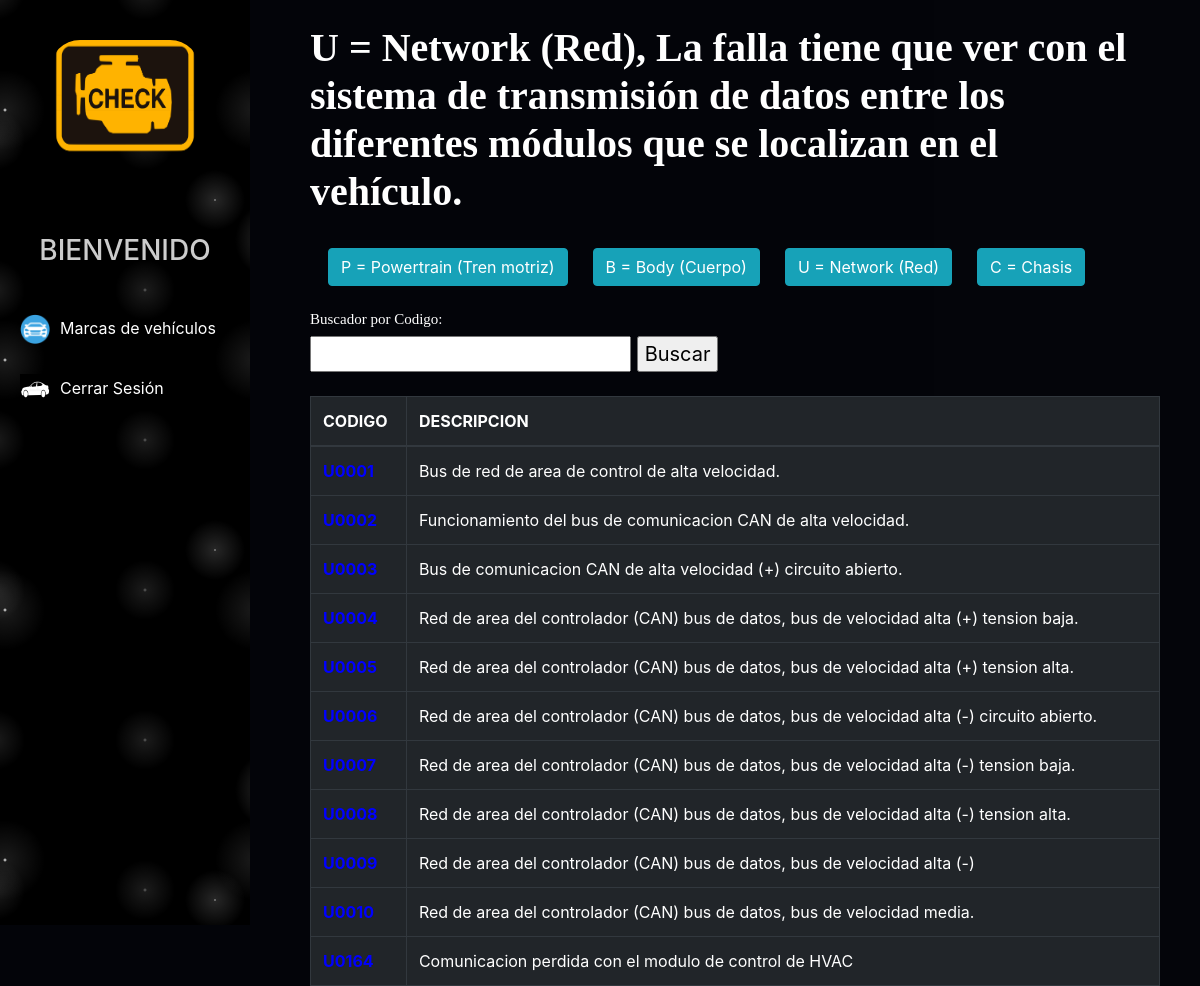
The app's page /obd2/u.php with its own data.
### tables this page shows
CREATE TABLE IF NOT EXISTS `u` (
  `id` int(11) NOT NULL AUTO_INCREMENT,
  `codigo` varchar(50) DEFAULT NULL,
  `descripcion` varchar(300) DEFAULT NULL,
  PRIMARY KEY (`id`)
);

### obd2/buscar_u.php (called while the page is built, shortened)
<?php
include '../conexion.php';
$buscar=$_POST['buscar'];
$SQL_READ= "SELECT * FROM u WHERE (codigo LIKE '%" .$buscar."%') ORDER BY codigo ASC ";
$sql_query= mysqli_query($conex,$SQL_READ);
?>

### obd2/u.php (the view, shortened to what this page needs)
<!DOCTYPE html>
<html lang="en">
<head>
    <link rel="stylesheet" href="../../css/catalogo1.css">
    <link rel="stylesheet" href="../css/adm1.css">
    <link rel="stylesheet" href="https://maxcdn.bootstrapcdn.com/bootstrap/4.0.0/css/bootstrap.min.css">
</head>
<body>
<div class="sidebar">
        <center>
            <img src="../img/logo.png" class="profile_image" alt="">
            <h2></h2><br/>
            <h3> BIENVENIDO</h3>
        </center>
        <a href="../usuario/u_modelo.php"><i><img src="../img/iconos/2.png" width="30" height="30" alt=""></i><span>Marcas de vehículos</span></a>
        <a href="../login.php"><i><img src="../img/iconos/1.jpg" width="30" height="30" alt=""></i><span>Cerrar Sesión</span></a>
    </div>
    <div class="content">
        <div class="informacion">
        <h1>U = Network (Red), La falla tiene que ver con el sistema de transmisión de datos entre los diferentes módulos que se localizan en el vehículo.</h1><br/>
        <div class="reportes" style="display:flex">
      <a href="p.php">
      <button type="submit" style="margin-right:25px;" class="btn btn-info">P = Powertrain (Tren motriz)</button>
        </a>
      <a href="b.php">
      <button type="submit" style="margin-right:25px;" class="btn btn-info">B = Body (Cuerpo)</button></a>
      <a href="u.php">
      <button type="submit" style="margin-right:25px;" class="btn btn-info">U = Network (Red)</button>
        </a>
      <a href="c.php">
      <button type="submit" style="margin-right:25px;" class="btn btn-info">C = Chasis</button>
        </a>
        </div><br/>
        <h2>Buscador por Codigo:</h2>
        <form action="u.php" method="POST" autocomplete="off">
          <input type="text" name="buscar">
          <input type="submit" value="Buscar">
        </form><br/>
      <table class="table table-bordered table-dark">
        <thead>
          <tr>
            <th scope="col">CODIGO</th>
            <th scope="col">DESCRIPCION</th>
          </tr>
        </thead>
        <tbody>
          <?php
          include 'buscar_u.php';
          while($row = mysqli_fetch_array($sql_query)) {
          ?>
          <tr>
          <td>
                <b><a style="text-decoration: none; color: blue;" href="u_descripcion.php?id=<?php echo $row['id']; ?>"><?= $row['codigo']?></a></b>
            </td>
            <td><?= $row['descripcion']?></td>
          </tr>
          <?php } ?>
        </tbody>
      </table>
    </div>
    </div>
</body>
</html>

### css/catalogo1.css (style rules this page uses)
body { margin: 0; padding: 0; font-family: "Roboto", sans-serif; background: url(../img/2.jpg)no-repeat; background-size: 10000vh; background-position: cover; }
.sidebar { background-color:black; background-image: radial-gradient(white, rgba(255,255,255,.2) 2px, transparent 40px), radial-gradient(white, rgba(255,255,255,.15) 1px, transparent 30px), radial-gradient(white, rgba(255,255,255,.1) 2px, transparent 40px), radial-gradient(rgba(255,255,255,.4), rgba(255,255,255,.1) 2px, transparent 30px); background-size: 550px 550px, 350px 350px, 250px 250px, 150px 150px; background-position: 0 0, 40px 60px, 130px 270px, 70px 100px; margin-top: -35px; padding: 10px 30px 0px -30px; position: fixed; left: 0; width: 250px; height: 120vh; }
.sidebar .profile_image { width: 150px; height: 150px; margin-bottom: 15px; margin-top: 45px; }
.sidebar h3 { color: #ccc; margin-top: 0; margin-bottom: 30px; }
.sidebar a { color: #fff; display: block; width: 90%; line-height: 60px; text-decoration: none; padding-left: 20px; box-sizing: border-box; transition: 0.5s; transition-property: background; }
.sidebar i { padding-right: 10px; }

### css/adm1.css (style rules this page uses)
body { margin: 0; padding: 0; font-family: "Roboto", sans-serif; background: url(../img/2.jpg)no-repeat; background-size: 10000vh; background-position: cover; }
.sidebar { background-color:black; background-image: radial-gradient(white, rgba(255,255,255,.2) 2px, transparent 40px), radial-gradient(white, rgba(255,255,255,.15) 1px, transparent 30px), radial-gradient(white, rgba(255,255,255,.1) 2px, transparent 40px), radial-gradient(rgba(255,255,255,.4), rgba(255,255,255,.1) 2px, transparent 30px); background-size: 550px 550px, 350px 350px, 250px 250px, 150px 150px; background-position: 0 0, 40px 60px, 130px 270px, 70px 100px; margin-top: -35px; padding: 10px 30px 0px -30px; position: fixed; left: 0; width: 250px; height: 120vh; }
.sidebar .profile_image { width: 150px; height: 150px; border-radius: 30px; margin-bottom: 15px; margin-top: 75px; }
.sidebar h3 { color: #ccc; margin-top: 0; margin-bottom: 30px; }
.sidebar a { color: #fff; display: block; width: 90%; line-height: 60px; text-decoration: none; padding-left: 20px; box-sizing: border-box; transition: 0.5s; transition-property: background; }
.sidebar i { padding-right: 10px; }
.content { margin-left: 250px; max-height: 1000vh; margin-right: 0px; margin-top: -50px; }
.informacion { margin-left: 60px; height: 100vh; margin-right: 40px; margin-top: 50px; }
.informacion h1 { font-family: serif; color: white; font-weight: 700; }
.informacion h2 { font-family: serif; color: white; font-size: 15px; }
form { font-size: 20px; }

### records on screen
u: descripcion "Bus de red de area de control de alta velocidad."
u: descripcion "Funcionamiento del bus de comunicacion CAN de alta velocidad."
u: descripcion "Bus de comunicacion CAN de alta velocidad (+) circuito abierto."
u: descripcion "Red de area del controlador (CAN) bus de datos, bus de velocidad alta (+) tension baja."
u: descripcion "Red de area del controlador (CAN) bus de datos, bus de velocidad alta (+) tension alta."
u: descripcion "Red de area del controlador (CAN) bus de datos, bus de velocidad alta (-) circuito abierto."
u: descripcion "Red de area del controlador (CAN) bus de datos, bus de velocidad alta (-) tension baja."
u: descripcion "Red de area del controlador (CAN) bus de datos, bus de velocidad alta (-) tension alta."
u: descripcion "Red de area del controlador (CAN) bus de datos, bus de velocidad alta (-)"
u: descripcion "Red de area del controlador (CAN) bus de datos, bus de velocidad media."
u: descripcion "Comunicacion perdida con el modulo de control de HVAC"
